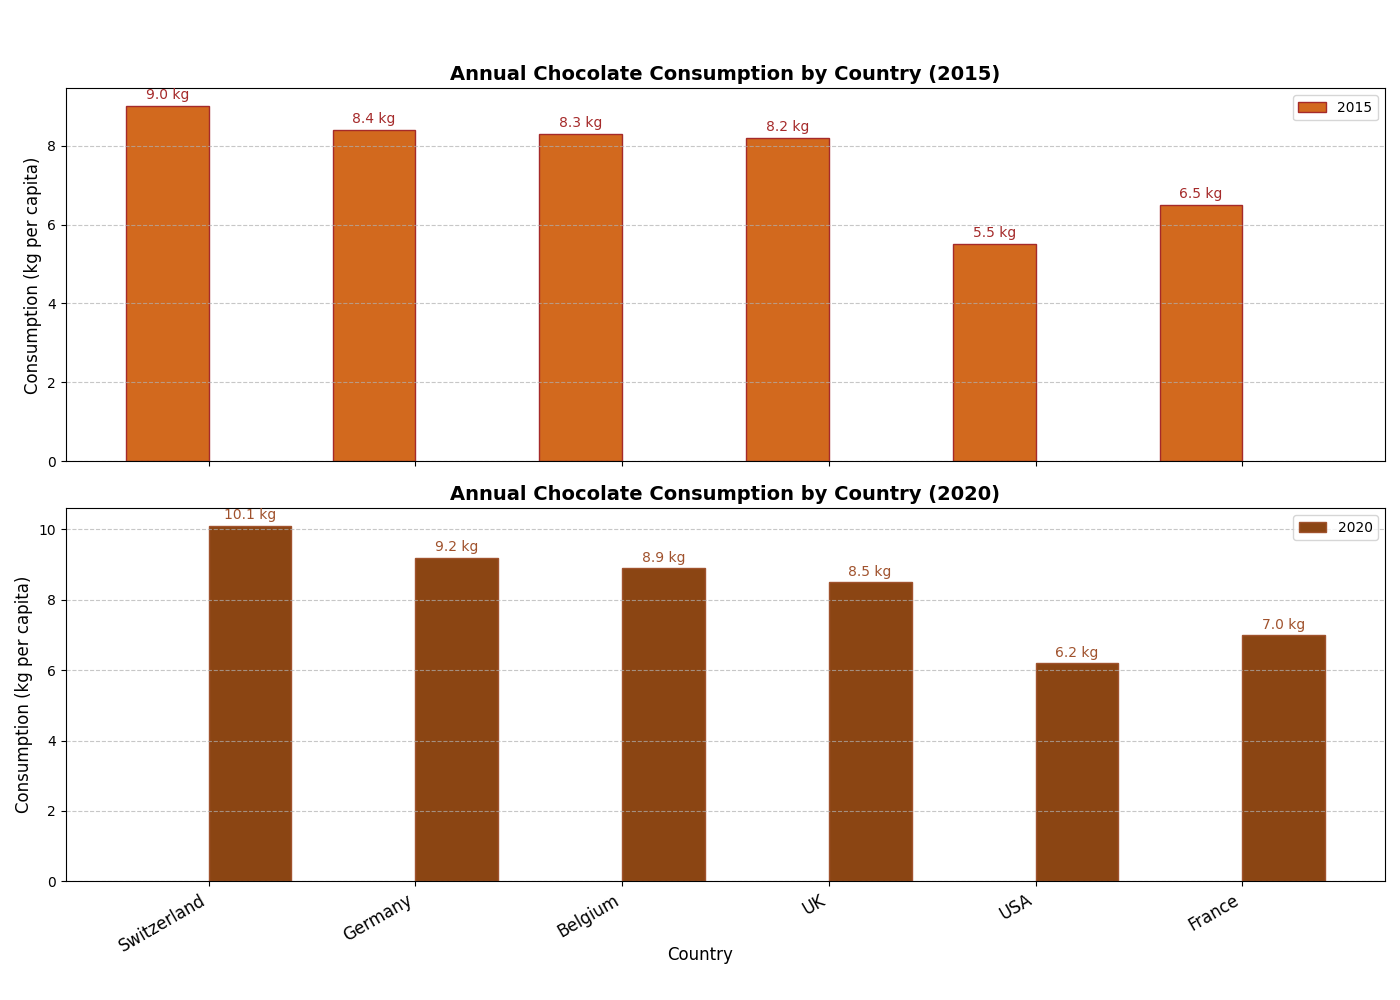

Here is the Python script that generated this plot:
import matplotlib.pyplot as plt
import numpy as np

# Backstory: Annual Chocolate Consumption
# Purpose: This bar chart aims to depict the annual chocolate consumption per capita in 
# different countries. Each subplot shows the data for two different years to highlight the trend.

# Data Initialization
countries = ['Switzerland', 'Germany', 'Belgium', 'UK', 'USA', 'France']
choco_consumption_2015 = [9.0, 8.4, 8.3, 8.2, 5.5, 6.5]  # kg per capita
choco_consumption_2020 = [10.1, 9.2, 8.9, 8.5, 6.2, 7.0]  # kg per capita

# Plotting
fig, ax = plt.subplots(2, 1, figsize=(14, 10), sharex=True)

# Bar Width and Positions
bar_width = 0.4
bar_locs_2015 = np.arange(len(countries))
bar_locs_2020 = bar_locs_2015 + bar_width

# Plotting 2015 consumption
bars_2015 = ax[0].bar(bar_locs_2015, choco_consumption_2015, bar_width, color='chocolate', edgecolor='brown', label='2015')
ax[0].set_ylabel('Consumption (kg per capita)', fontsize=12)
ax[0].set_title('Annual Chocolate Consumption by Country (2015)', fontsize=14, fontweight='bold')
ax[0].legend(loc='upper right', fontsize=10)
ax[0].grid(axis='y', linestyle='--', alpha=0.7)

# Annotating values on bars
for bar in bars_2015:
    ax[0].text(bar.get_x() + bar.get_width()/2, bar.get_height() + 0.1, f'{bar.get_height():.1f} kg', 
               ha='center', va='bottom', fontsize=10, color='brown')

# Plotting 2020 consumption
bars_2020 = ax[1].bar(bar_locs_2020, choco_consumption_2020, bar_width, color='saddlebrown', edgecolor='sienna', label='2020')
ax[1].set_ylabel('Consumption (kg per capita)', fontsize=12)
ax[1].set_title('Annual Chocolate Consumption by Country (2020)', fontsize=14, fontweight='bold')
ax[1].legend(loc='upper right', fontsize=10)
ax[1].grid(axis='y', linestyle='--', alpha=0.7)

# Annotating values on bars
for bar in bars_2020:
    ax[1].text(bar.get_x() + bar.get_width()/2, bar.get_height() + 0.1, f'{bar.get_height():.1f} kg', 
               ha='center', va='bottom', fontsize=10, color='sienna')

# Set shared x-axis labels
ax[1].set_xticks(bar_locs_2015 + bar_width / 2)
ax[1].set_xticklabels(countries, rotation=30, ha='right', fontsize=12)

# Adding a common xlabel
fig.text(0.5, 0.04, 'Country', ha='center', fontsize=12)

# Adjust layout to avoid overlapping
plt.tight_layout(rect=[0, 0.03, 1, 0.95])

# Show plot
plt.show()
